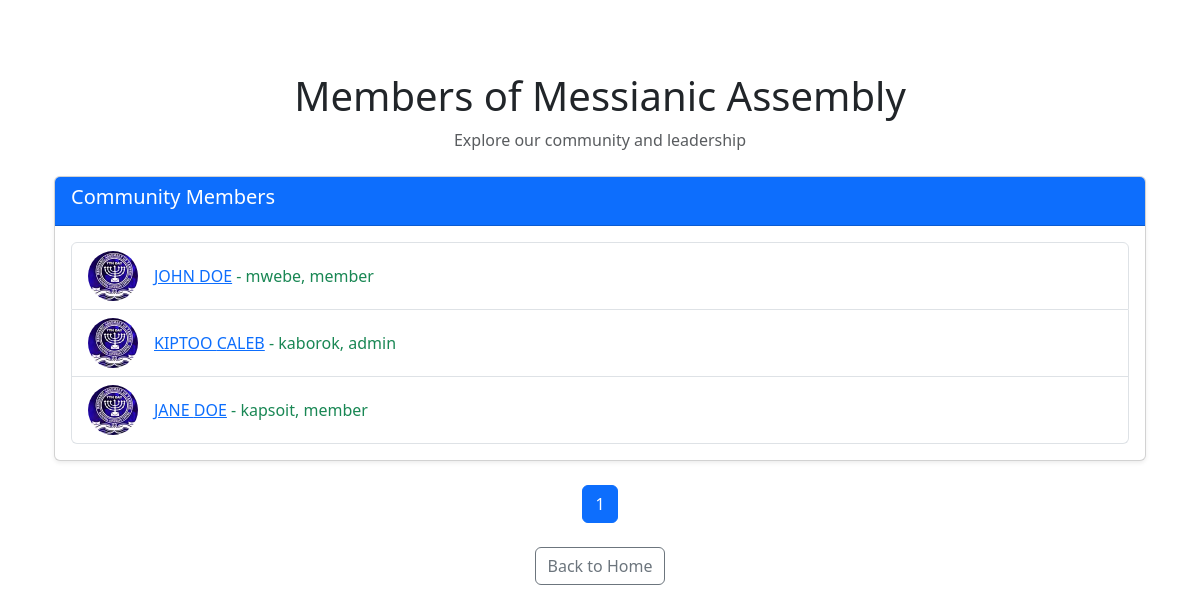
Page /members (signed in) on the earlier database version.
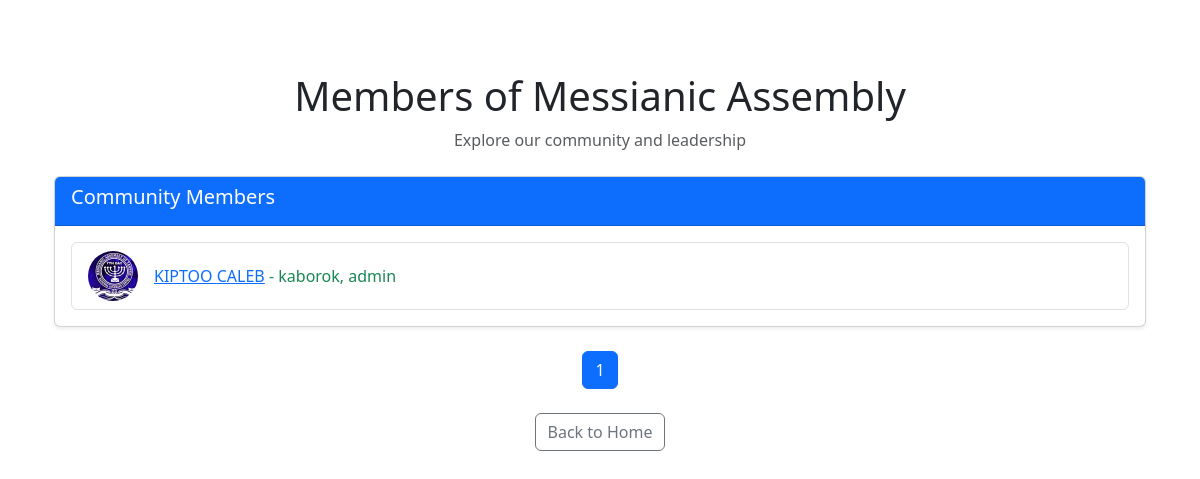
Same page on the later database version.
### application/models.py (models this page shows, shortened)
class User(db.Model, UserMixin):
    id = db.Column(db.Integer, primary_key=1)
    firstname = db.Column(db.String(20), nullable=False)
    lastname = db.Column(db.String(20),  nullable=False)
    email = db.Column(db.String(120), unique=1, nullable=0)
    username = db.Column(db.String(20), unique=True, nullable=False)
    role = db.Column(db.String(20), nullable=False, default='member')
    branch = db.Column(db.String(20), nullable=False)
    date_of_birth = db.Column(db.Date, nullable=False)
    image_file = db.Column(db.String(20), nullable=False, default='default.jpg')
    password = db.Column(db.String(60), nullable=False)
    posts = db.relationship('Announcement', backref='author', lazy=True)
    def __repr__(self):
        return f"{self.image_file} - {self.firstname} {self.lastname}, {self.branch}-[{self.role}]"

### application/main/routes.py (the view)
@main.route('/members', methods=['GET'])
@login_required
def members():
  page  = request.args.get('page', 1, type=int)
  members = User.query.order_by(User.username.asc()).paginate(page=page, per_page=25)
  return render_template('members.html', title='Member\'s', members=members)

### application/models.py (called while the page is built)
@login_manager.user_loader
def load_user(user_id):
    return User.query.get(int(user_id))

### application/templates/members.html
{% extends "layout.html" %}
{% block content %}
<div class="container py-5">
  <div class="text-center mb-4">
    <h1 class="display-6">Members of Messianic Assembly</h1>
    <p class="text-muted">Explore our community and leadership</p>
  </div>
  <div class="card shadow-sm mb-4">
    <div class="card-header bg-primary text-white">
      <h5>Community Members</h5>
    </div>
    <div class="card-body">
      {% if members %}
        <ul class="list-group">
          {% for member in members %}
            <li class="list-group-item d-flex align-items-center">
              <img src="{{ member.profile_picture_url or url_for('static', filename='profile_pics/' + member.image_file) }}"
                   alt="{{ member }}'s Profile Picture"
                   class="rounded-circle me-3"
                   style="width: 50px; height: 50px; object-fit: cover;">
              <span class="text-success"><a href="#">{{ member.firstname }} {{ member.lastname }}</a> - {{member.branch}}, {{ member.role}}</span>
            </li>
          {% endfor %}
        </ul>
      {% else %}
        <p class="text-muted">No members found.</p>
      {% endif %}
    </div>
  </div>
  {% if members.iter_pages() %}
    <nav aria-label="Members Pagination">
      <ul class="pagination justify-content-center">
        {% for page_num in members.iter_pages() %}
          {% if page_num %}
            <li class="page-item {% if page_num == members.page %}active{% endif %}">
              <a class="page-link" href="{{ url_for('main.members', page=page_num) }}">{{ page_num }}</a>
            </li>
          {% else %}
            <li class="page-item disabled">
              <span class="page-link">...</span>
            </li>
          {% endif %}
        {% endfor %}
      </ul>
    </nav>
  {% endif %}
  <div class="text-center mt-4">
    <a href="{{ url_for('main.home') }}" class="btn btn-outline-secondary">Back to Home</a>
  </div>
</div>
{% endblock content %}

Differences in the rows shown:
removed User: image_file+firstname+lastname (placeholder picture), firstname "JOHN", lastname "DOE", branch "mwebe", role "member"
removed User: image_file+firstname+lastname (placeholder picture), firstname "JANE", lastname "DOE", branch "kapsoit", role "member"
